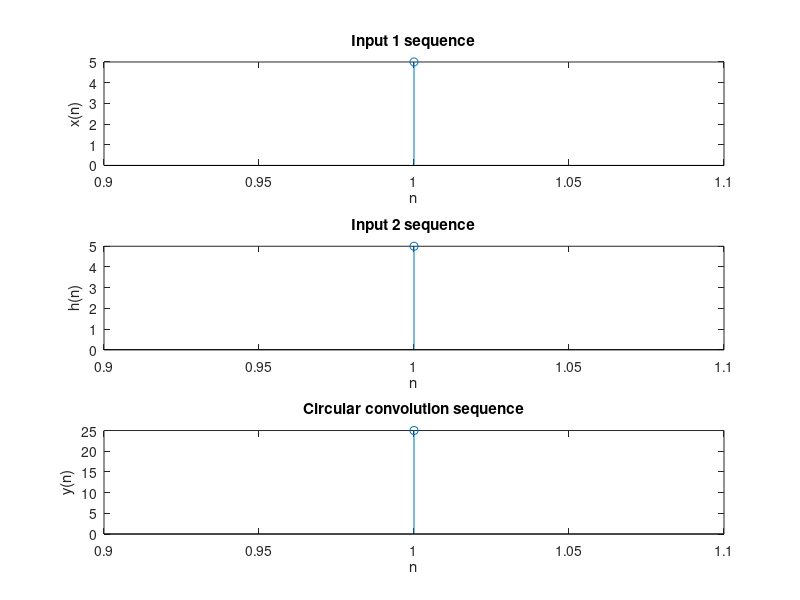

This chart was generated by the following MATLAB code:
clc;
clear all;
close all;
x=input('Enter the input 1 sequence: ');
h=input('Enter the input 2 sequence: ');
L=length(x);
M=length(h);
maxv=max(L,M)
y=cconv(x,h,maxv); % “conv” inbuilt command used for convolution operation
%------- To plot input 1 sequence-----------%
subplot(3,1,1);
stem(x);
title('Input 1 sequence');
xlabel('n');
ylabel('x(n)');
%------- To plot input 2 sequence-----------%
subplot(3,1,2);
stem(h);
title('Input 2 sequence');
xlabel('n');
ylabel('h(n)');
%------- To plot output sequence-----------%
subplot(3,1,3);
stem(y);
title('Circular convolution sequence');
xlabel('n');
ylabel('y(n)');
